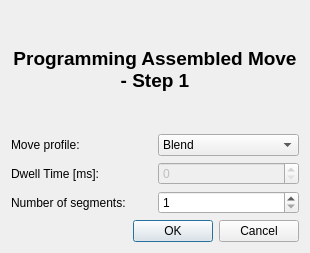
<?xml version="1.0" encoding="UTF-8"?>
<ui version="4.0">
 <class>Dialog</class>
 <widget class="QDialog" name="Dialog">
  <property name="geometry">
   <rect>
    <x>0</x>
    <y>0</y>
    <width>310</width>
    <height>253</height>
   </rect>
  </property>
  <property name="windowTitle">
   <string>Dialog</string>
  </property>
  <layout class="QGridLayout" name="gridLayout">
   <item row="0" column="0" colspan="2">
    <widget class="QLabel" name="label">
     <property name="font">
      <font>
       <pointsize>14</pointsize>
       <weight>75</weight>
       <bold>true</bold>
      </font>
     </property>
     <property name="layoutDirection">
      <enum>Qt::LeftToRight</enum>
     </property>
     <property name="text">
      <string>Programming Assembled Move - Step 1</string>
     </property>
     <property name="alignment">
      <set>Qt::AlignCenter</set>
     </property>
     <property name="wordWrap">
      <bool>true</bool>
     </property>
    </widget>
   </item>
   <item row="1" column="0">
    <widget class="QLabel" name="label_2">
     <property name="text">
      <string>Move profile:</string>
     </property>
    </widget>
   </item>
   <item row="1" column="1">
    <widget class="QComboBox" name="moveProfileComboBox">
     <item>
      <property name="text">
       <string>Blend</string>
      </property>
     </item>
     <item>
      <property name="text">
       <string>Dwell</string>
      </property>
     </item>
    </widget>
   </item>
   <item row="2" column="0">
    <widget class="QLabel" name="label_3">
     <property name="text">
      <string>Dwell Time [ms]:</string>
     </property>
    </widget>
   </item>
   <item row="3" column="0">
    <widget class="QLabel" name="label_4">
     <property name="text">
      <string>Number of segments:</string>
     </property>
    </widget>
   </item>
   <item row="3" column="1">
    <widget class="QSpinBox" name="segmentsSpinBox">
     <property name="minimum">
      <number>1</number>
     </property>
     <property name="maximum">
      <number>16</number>
     </property>
    </widget>
   </item>
   <item row="4" column="0" colspan="2">
    <widget class="QDialogButtonBox" name="buttonBox">
     <property name="orientation">
      <enum>Qt::Horizontal</enum>
     </property>
     <property name="standardButtons">
      <set>QDialogButtonBox::Cancel|QDialogButtonBox::Ok</set>
     </property>
     <property name="centerButtons">
      <bool>false</bool>
     </property>
    </widget>
   </item>
   <item row="2" column="1">
    <widget class="QSpinBox" name="dwellTimeSpinBox">
     <property name="enabled">
      <bool>false</bool>
     </property>
    </widget>
   </item>
  </layout>
 </widget>
 <resources/>
 <connections>
  <connection>
   <sender>buttonBox</sender>
   <signal>accepted()</signal>
   <receiver>Dialog</receiver>
   <slot>accept()</slot>
   <hints>
    <hint type="sourcelabel">
     <x>248</x>
     <y>254</y>
    </hint>
    <hint type="destinationlabel">
     <x>157</x>
     <y>274</y>
    </hint>
   </hints>
  </connection>
  <connection>
   <sender>buttonBox</sender>
   <signal>rejected()</signal>
   <receiver>Dialog</receiver>
   <slot>reject()</slot>
   <hints>
    <hint type="sourcelabel">
     <x>316</x>
     <y>260</y>
    </hint>
    <hint type="destinationlabel">
     <x>286</x>
     <y>274</y>
    </hint>
   </hints>
  </connection>
 </connections>
</ui>
